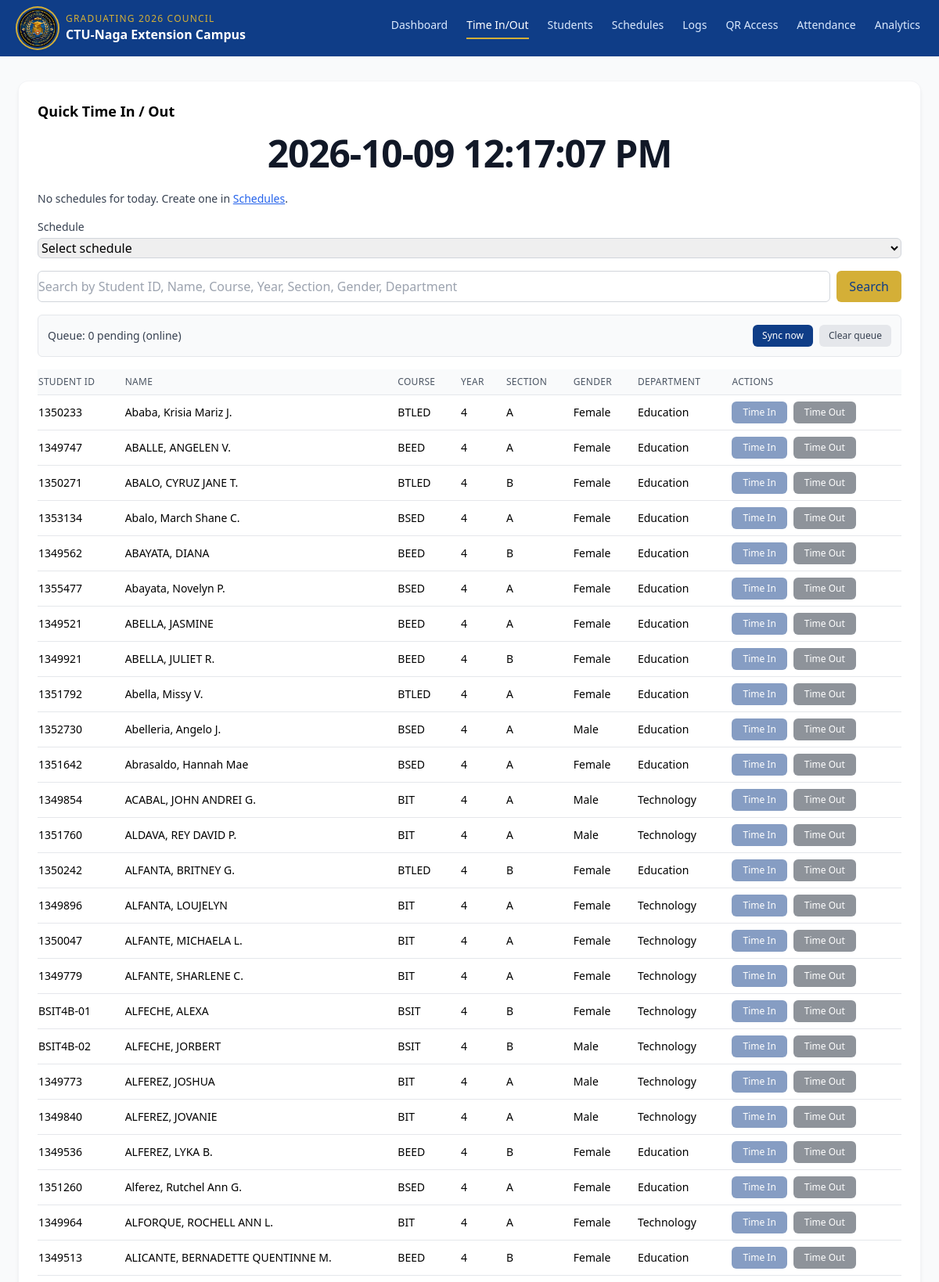
The page / (upper part) on the database its author committed.
### tables this page shows
CREATE TABLE `students` (
  `id` int(11) NOT NULL AUTO_INCREMENT,
  `student_id` varchar(50) NOT NULL,
  `name` varchar(100) NOT NULL,
  `year_level` varchar(20) NOT NULL DEFAULT '',
  `section` varchar(50) NOT NULL,
  `gender` varchar(20) NOT NULL DEFAULT '',
  `department` enum('Education','Technology') NOT NULL,
  `course` varchar(100) NOT NULL,
  `created_at` timestamp NOT NULL DEFAULT current_timestamp(),
  PRIMARY KEY (`id`),
  UNIQUE KEY `student_id` (`student_id`)
);

### includes/functions.php (called while the page is built, shortened)
<?php
function h($s) {
    return htmlspecialchars((string)$s, ENT_QUOTES, 'UTF-8');
}
function is_local_access() {
    $host = $_SERVER['HTTP_HOST'] ?? '';
    $host = strtolower(trim(explode(':', $host)[0]));
    return in_array($host, ['localhost', '127.0.0.1', '::1'], true);
}

### index.php (the view, shortened to what this page needs)
<?php
require_once __DIR__ . '/config.php';
$db = db();
$hasToday = false;
$q = trim($_REQUEST['q'] ?? '');
$perPage = 50;
$page = max(1, intval($_GET['page'] ?? 1));
$offset = ($page - 1) * $perPage;
$quickStudents = [];
    if ($q !== '') {
        $like = "%$q%";
        $cstmt = $db->prepare("SELECT COUNT(*) c FROM students WHERE student_id LIKE ? OR name LIKE ? OR course LIKE ? OR year_level LIKE ? OR section LIKE ? OR gender LIKE ? OR department LIKE ?");
        $cstmt->bind_param('sssssss', $like, $like, $like, $like, $like, $like, $like);
        $cstmt->execute();
        $count = (int)$cstmt->get_result()->fetch_assoc()['c'];
        $cstmt->close();
        $stmt = $db->prepare("SELECT * FROM students WHERE student_id LIKE ? OR name LIKE ? OR course LIKE ? OR year_level LIKE ? OR section LIKE ? OR gender LIKE ? OR department LIKE ? ORDER BY name LIMIT ? OFFSET ?");
        $stmt->bind_param('sssssssii', $like, $like, $like, $like, $like, $like, $like, $perPage, $offset);
    } else {
        $stmt = $db->prepare("SELECT * FROM students ORDER BY name LIMIT ? OFFSET ?");
        $stmt->bind_param('ii', $perPage, $offset);
    }
    $stmt->execute();
    $res = $stmt->get_result();
    while ($r = $res->fetch_assoc()) { $quickStudents[] = $r; }
?>
<!DOCTYPE html>
<html lang="en">
<head>
  <script src="https://cdn.tailwindcss.com"></script>
  <link rel="stylesheet" href="assets/css/responsive.css">
</head>
<body class="bg-gray-50 min-h-screen antialiased">
  <header class="sticky top-0 bg-[#0F3D87] text-white shadow-sm z-20 relative">
    <div class="max-w-7xl mx-auto px-4 sm:px-6 py-3 flex items-center justify-between relative">
      <div class="flex items-center gap-2 sm:gap-3 min-w-0">
        <img src="assets/logo.jpg" alt="Graduating Council Logo" class="h-10 w-10 sm:h-12 sm:w-12 rounded-full ring-2 ring-[#D4AF37] ring-offset-2 ring-offset-[#0F3D87] shadow-md object-cover flex-shrink-0" onerror="this.style.display='none'">
        <div class="leading-tight min-w-0">
          <div class="text-[9px] sm:text-[10px] md:text-xs uppercase tracking-widest text-[#D4AF37] truncate">Graduating 2026 Council</div>
          <div class="text-xs sm:text-sm md:text-base font-semibold truncate">CTU-Naga Extension Campus</div>
        </div>
      </div>
      <nav class="nav-desktop hidden md:flex items-center gap-4 lg:gap-6 text-sm">
        <?php if (is_local_access()): ?><a href="dashboard.php" class="pb-1.5 border-b-2 transition-colors whitespace-nowrap <?php echo basename($_SERVER['PHP_SELF'])==='dashboard.php' ? 'border-[#D4AF37] text-white' : 'border-transparent text-blue-100 hover:text-white'; ?>">Dashboard</a><?php endif; ?>
        <a href="index.php" class="pb-1.5 border-b-2 transition-colors whitespace-nowrap <?php echo basename($_SERVER['PHP_SELF'])==='index.php' ? 'border-[#D4AF37] text-white' : 'border-transparent text-blue-100 hover:text-white'; ?>">Time In/Out</a>
        <a href="students.php" class="pb-1.5 border-b-2 transition-colors whitespace-nowrap <?php echo basename($_SERVER['PHP_SELF'])==='students.php' ? 'border-[#D4AF37] text-white' : 'border-transparent text-blue-100 hover:text-white'; ?>">Students</a>
        <?php if (is_local_access()): ?><a href="schedules.php" class="pb-1.5 border-b-2 transition-colors whitespace-nowrap <?php echo basename($_SERVER['PHP_SELF'])==='schedules.php' ? 'border-[#D4AF37] text-white' : 'border-transparent text-blue-100 hover:text-white'; ?>">Schedules</a><a href="logs.php" class="pb-1.5 border-b-2 transition-colors whitespace-nowrap <?php echo basename($_SERVER['PHP_SELF'])==='logs.php' ? 'border-[#D4AF37] text-white' : 'border-transparent text-blue-100 hover:text-white'; ?>">Logs</a><a href="qr.php" class="pb-1.5 border-b-2 transition-colors whitespace-nowrap <?php echo basename($_SERVER['PHP_SELF'])==='qr.php' ? 'border-[#D4AF37] text-white' : 'border-transparent text-blue-100 hover:text-white'; ?>">QR Access</a><?php endif; ?>
        <a href="attendance.php" class="pb-1.5 border-b-2 transition-colors whitespace-nowrap <?php echo basename($_SERVER['PHP_SELF'])==='attendance.php' ? 'border-[#D4AF37] text-white' : 'border-transparent text-blue-100 hover:text-white'; ?>">Attendance</a><a href="analytics.php" class="pb-1.5 border-b-2 transition-colors whitespace-nowrap <?php echo basename($_SERVER['PHP_SELF'])==='analytics.php' ? 'border-[#D4AF37] text-white' : 'border-transparent text-blue-100 hover:text-white'; ?>">Analytics</a>
      </nav>
    </div>
  </header>
  <main class="max-w-7xl mx-auto px-4 sm:px-6 py-6 sm:py-8">
    <div class="bg-white shadow-md ring-1 ring-gray-100 rounded-xl p-4 sm:p-6">
      <h2 class="text-lg font-semibold mb-4">Quick Time In / Out</h2>
      <div class="mb-6 flex items-center justify-center"><div id="serverTime" class="text-3xl md:text-5xl font-semibold tracking-tight text-gray-900"></div></div>
      <?php if (!$hasToday): ?>
        <div class="text-sm text-gray-700 mb-4">No schedules for today.<?php if (is_local_access()): ?> Create one in <a class="text-blue-600 underline" href="schedules.php">Schedules</a>.<?php else: ?> Contact the administrator to create schedules.<?php endif; ?></div>
      <?php endif; ?>
        <div class="mb-4">
          <label class="block text-sm font-medium text-gray-700">Schedule</label>
          <select id="quickSchedule" class="mt-1 w-full rounded-md border border-gray-300 focus:ring-blue-500 focus:border-blue-500">
            <option value="">Select schedule</option>
          </select>
        </div>
        <form method="get" class="mb-4 flex gap-2">
          <input id="quickSearch" type="search" name="q" value="<?php echo h($q); ?>" placeholder="Search by Student ID, Name, Course, Year, Section, Gender, Department" class="flex-1 rounded-md border border-gray-300 focus:ring-[#0F3D87] focus:border-[#0F3D87]" autofocus />
          <button class="px-4 py-2 rounded-md bg-[#D4AF37] text-[#0F3D87] hover:opacity-90 hidden md:inline-flex">Search</button>
        </form>
        <div class="mb-4 rounded-md border border-gray-200 bg-gray-50 p-3 flex flex-col sm:flex-row sm:items-center sm:justify-between gap-2 text-sm">
          <div id="queueStatusText" class="text-gray-700">Queue: 0 pending</div>
          <div class="flex items-center gap-2">
            <button type="button" id="syncQueueBtn" class="px-3 py-1.5 rounded-md bg-[#0F3D87] text-white text-xs hover:opacity-95">Sync now</button>
            <button type="button" id="clearQueueBtn" class="px-3 py-1.5 rounded-md bg-gray-200 text-gray-700 text-xs hover:bg-gray-300">Clear queue</button>
          </div>
        </div>
          <div class="overflow-x-auto -mx-4 sm:mx-0">
            <table class="table-responsive-cards min-w-full text-sm divide-y divide-gray-200">
              <thead>
                <tr class="text-left bg-gray-50 text-gray-600 text-xs uppercase tracking-wide">
                  <th class="py-2 pr-4 font-medium">Student ID</th>
                  <th class="py-2 pr-4 font-medium">Name</th>
                  <th class="py-2 pr-4 font-medium">Course</th>
                  <th class="py-2 pr-4 font-medium">Year</th>
                  <th class="py-2 pr-4 font-medium">Section</th>
                  <th class="py-2 pr-4 font-medium">Gender</th>
                  <th class="py-2 pr-4 font-medium">Department</th>
                  <th class="py-2 pr-4 font-medium">Actions</th>
                </tr>
              </thead>
              <tbody id="studentsBody">
                <?php foreach ($quickStudents as $st): ?>
                  <tr class="border-b last:border-0 hover:bg-gray-50" data-student="<?php echo h($st['student_id']); ?>">
                    <td class="py-2 pr-4" data-label="Student ID"><?php echo h($st['student_id']); ?></td>
                    <td class="py-2 pr-4" data-label="Name"><?php echo h($st['name']); ?></td>
                    <td class="py-2 pr-4" data-label="Course"><?php echo h($st['course']); ?></td>
                    <td class="py-2 pr-4" data-label="Year"><?php echo h($st['year_level']); ?></td>
                    <td class="py-2 pr-4" data-label="Section"><?php echo h($st['section']); ?></td>
                    <td class="py-2 pr-4" data-label="Gender"><?php echo h($st['gender']); ?></td>
                    <td class="py-2 pr-4" data-label="Department"><?php echo h($st['department']); ?></td>
                    <td class="py-2 pr-4" data-label="Actions">
                      <div class="cell-actions inline-flex flex-wrap gap-2">
                      <form method="post" data-quick="1" class="inline">
                        <button name="action" value="time_in" class="px-3.5 py-2 sm:py-1.5 rounded-md bg-[#0F3D87] text-white hover:opacity-95 text-xs font-medium touch-target" data-btn="in">Time In</button>
                      </form>
                      <form method="post" data-quick="1" class="inline">
                        <button name="action" value="time_out" class="px-3.5 py-2 sm:py-1.5 rounded-md bg-gray-800 text-white hover:bg-gray-900 text-xs font-medium touch-target" data-btn="out">Time Out</button>
                      </form>
                      </div>
                    </td>
                  </tr>
                <?php endforeach; ?>
              </tbody>
            </table>
          </div>
    </div>
  </main>
</body>
</html>

### rows shown on the page
students: student "1350233", name "Ababa, Krisia Mariz J.", course "BTLED", year_level "4", section "A", gender "Female", department "Education"
students: student "1349747", name "ABALLE, ANGELEN V.", course "BEED", year_level "4", section "A", gender "Female", department "Education"
students: student "1350271", name "ABALO, CYRUZ JANE T.", course "BTLED", year_level "4", section "B", gender "Female", department "Education"
students: student "1353134", name "Abalo, March Shane C.", course "BSED", year_level "4", section "A", gender "Female", department "Education"
students: student "1349562", name "ABAYATA, DIANA", course "BEED", year_level "4", section "B", gender "Female", department "Education"
students: student "1355477", name "Abayata, Novelyn P.", course "BSED", year_level "4", section "A", gender "Female", department "Education"
students: student "1349521", name "ABELLA, JASMINE", course "BEED", year_level "4", section "A", gender "Female", department "Education"
students: student "1349921", name "ABELLA, JULIET R.", course "BEED", year_level "4", section "B", gender "Female", department "Education"
students: student "1351792", name "Abella, Missy V.", course "BTLED", year_level "4", section "A", gender "Female", department "Education"
students: student "1352730", name "Abelleria, Angelo J.", course "BSED", year_level "4", section "A", gender "Male", department "Education"
students: student "1351642", name "Abrasaldo, Hannah Mae", course "BSED", year_level "4", section "A", gender "Female", department "Education"
students: student "1349854", name "ACABAL, JOHN ANDREI G.", course "BIT", year_level "4", section "A", gender "Male", department "Technology"
students: student "1351760", name "ALDAVA, REY DAVID P.", course "BIT", year_level "4", section "A", gender "Male", department "Technology"
students: student "1350242", name "ALFANTA, BRITNEY G.", course "BTLED", year_level "4", section "B", gender "Female", department "Education"
students: student "1349896", name "ALFANTA, LOUJELYN", course "BIT", year_level "4", section "A", gender "Female", department "Technology"
students: student "1350047", name "ALFANTE, MICHAELA L.", course "BIT", year_level "4", section "A", gender "Female", department "Technology"
students: student "1349779", name "ALFANTE, SHARLENE C.", course "BIT", year_level "4", section "A", gender "Female", department "Technology"
students: student "BSIT4B-01", name "ALFECHE, ALEXA", course "BSIT", year_level "4", section "B", gender "Female", department "Technology"
students: student "BSIT4B-02", name "ALFECHE, JORBERT", course "BSIT", year_level "4", section "B", gender "Male", department "Technology"
students: student "1349773", name "ALFEREZ, JOSHUA", course "BIT", year_level "4", section "A", gender "Male", department "Technology"
students: student "1349840", name "ALFEREZ, JOVANIE", course "BIT", year_level "4", section "A", gender "Male", department "Technology"
students: student "1349536", name "ALFEREZ, LYKA B.", course "BEED", year_level "4", section "B", gender "Female", department "Education"
students: student "1351260", name "Alferez, Rutchel Ann G.", course "BSED", year_level "4", section "A", gender "Female", department "Education"
students: student "1349964", name "ALFORQUE, ROCHELL ANN L.", course "BIT", year_level "4", section "A", gender "Female", department "Technology"
students: student "1349513", name "ALICANTE, BERNADETTE QUENTINNE M.", course "BEED", year_level "4", section "B", gender "Female", department "Education"
